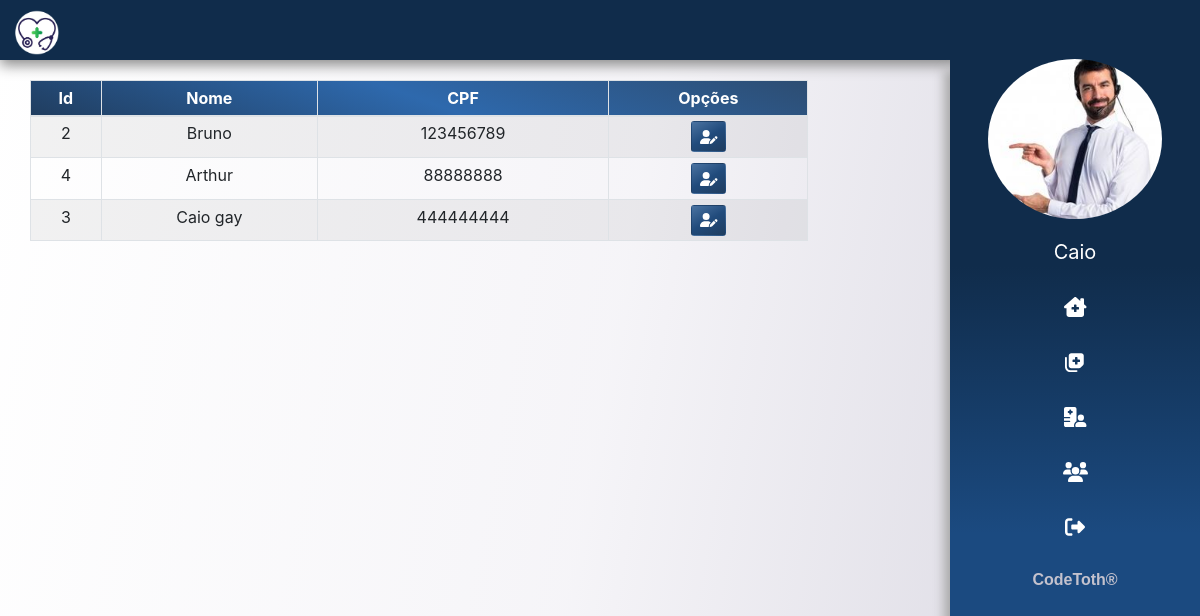
The page /usuarios/ (signed in) on the database its author committed.
### app/atendente/models.py (models this page shows)
class Atendente(models.Model):
    usuario = models.ForeignKey(User, on_delete=models.CASCADE)
    nome = models.CharField(max_length=150)
    sexo = models.CharField(max_length=1)
    data_nascimento = models.DateField()
    cpf = models.CharField(max_length=20, unique=True)
    rg = models.CharField(max_length=20, unique=True)
    email = models.EmailField()
    foto = models.ImageField(upload_to=f'fotos/{time.time()}', blank=True)
    ativo = models.BooleanField(default=True)

### app/medico/models.py (models this page shows)
class Medico(models.Model):
    usuario = models.ForeignKey(User, on_delete=models.CASCADE)
    nome = models.CharField(max_length=150)
    sexo = models.CharField(max_length=1)
    data_nascimento = models.DateField()
    crm = models.CharField(max_length=20, unique=True)
    cpf = models.CharField(max_length=20, unique=True)
    rg = models.CharField(max_length=20, unique=True)
    email = models.EmailField()
    foto = models.ImageField(upload_to=f'fotos/{time.time()}', blank=True)
    ativo = models.BooleanField(default=True)

### app/usuario/views.py (the view)
# urls.py: path('usuarios/', usuarios, name='usuarios'),
@login_required(login_url='login')
def usuarios(request):
    dados = get_dados(request)
    medicos = Medico.objects.all()
    atendentes = Atendente.objects.all()
    lst_usuarios = []
    for user in medicos:
        lst_usuarios.append(user)
    for user in atendentes:
        lst_usuarios.append(user)
    print(lst_usuarios)
    dados['lst_usuarios'] = lst_usuarios
    return render(request, 'usuarios/listar_usuarios.html', dados)

### templates/usuarios/listar_usuarios.html
{% extends 'base.html' %}
{% load static %}
{% block content %}
<main class="col-10">
    <section class="col-10 mt-x">
        <table class="table table-sm table-bordered table-striped text-center">
            <thead class="colorCustom">
                <tr>
                    <th scope="col">Id</th>
                    <th scope="col">Nome</th>
                    <th scope="col">CPF</th>
                    <th scope="col">Opções</th>
                </tr>
            </thead>
            <tbody>
                {% for user in lst_usuarios %}
                <tr>
                    <th scope="row">{{ user.usuario.id }}</th>
                    <td>{{ user.nome }}</td>
                    <td>{{ user.cpf }}</td>
                    <td><a href="{% url 'edit-user' user.usuario.id %}"  class="btn btnCustom btn-sm"><i class="fas fa-user-edit"></i></a></td>
                </tr>
                {% endfor %}
            </tbody>
        </table>
    </section>
</main>
{% endblock %}

### templates/partials/_sidebar.html (shortened to what this page needs)
{% load static %}
<div class="sidebar">
    <div class="mb-2">
        <img src="{{ usuario.foto.url }}" class="img-fluid  mx-auto d-block" alt="">
    </div>
    <ul>
        <a href="{% url 'edit-user' request.user.id %}"class="func_menu" ><li style="text-transform: capitalize;"> <i> {{ request.user}} </i><span class="dNone"> Dados Pessoais </span></li></a>
        <a href="{% url 'dashboard' %}" class="func_menu"> <li> <i class="fas fa-clinic-medical"></i> <span class="dNone"> Página principal </span></li></a>
        <a href="{% url 'consultas' %}" class="func_menu"> <li> <i class="fas fa-notes-medical"></i>  <span class="dNone"> Consultas </span> </li></a>
        <a href="{% url 'pacientes' %}" class="func_menu"> <li> <i class="fas fa-hospital-user"></i></i>  <span class="dNone">  Pacientes  </span></li></a>
        {% if tipo == 2 %}
        <a href="{% url 'usuarios' %}" class="func_menu"> <li> <i class="fas fa-users"></i></i>  <span class="dNone">  Usuários  </span></li></a>
        {% endif %}
        <a href="{% url 'logout' %}" class="func_menu"><li><i class="fas fa-sign-out-alt"></i>  <span class="dNone"> Sair </span>  </li></a>
    </ul>
    <div class="text-center pb-3" style="font-weight: bolder;width: 100%;color: #C4C2CD;font-family: 'Play', sans-serif; ">
        <span>CodeToth&#174;</span>
    </div>
</div>

### static/css/app.css (style rules this page uses)
body { background-attachment: fixed; background-size: cover; background-image: linear-gradient(100deg,rgba(255, 255, 255, .5), rgba(236, 234, 241, .5), rgba(213, 211, 222, 1.5)); }
.mt-x { margin-top: 5rem !important; }
.colorCustom { background: linear-gradient(200deg, #2d4d72, #2e69ad, #203d5f) ; color: #fff; font-weight: bold; }
.btnCustom { background: linear-gradient(150deg, #4b73a1, #214b7c, #203d5f) ; transition: 0.1s all; color: #fff; }
.sidebar img { border-radius: 100% !important; height: 160px !important; }
.sidebar { right: 0; top: 3.7rem !important; bottom: 0; width: 250px; background-image: linear-gradient( #102c4b,#102c4b,#1B4A80 , #1B4A80); box-shadow: -5px 12px 10px 1px #aaaaaa; background-attachment: fixed; overflow: hidden; transition: 0.8s all; height: 100% !important; position: fixed; z-index: 1030 !important; }
.sidebar ul li, a { list-style: none; }
.sidebar ul li { margin-top: 5px; padding: .5em; text-decoration: none; color: rgb(255, 255, 255); width: 100%; font-size: 20px; text-align: center; display: block; transition: 0.6s all; }

### rows shown on the page
Atendente: foto (picture), usuario.id "3", nome "Caio gay", cpf "444444444"
Medico: usuario.id "2", nome "Bruno", cpf "123456789"
Medico: usuario.id "4", nome "Arthur", cpf "88888888"

### other values the page prints
{{ request.user }} "Caio"
